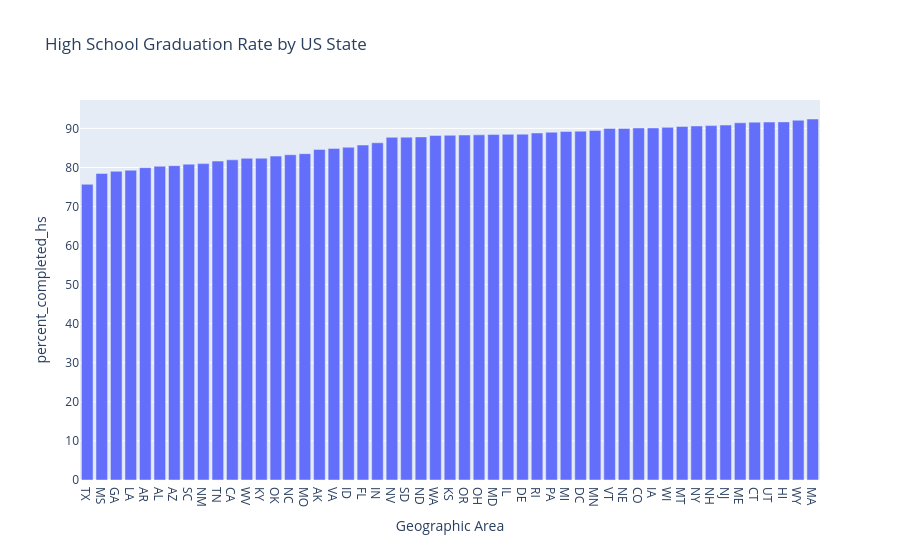

The code cell stored with this chart in its notebook:
### Markdown cell above
# High School Graduation Rate by US State

High School Graduation Rate in ascending order of US States. Which state has the lowest high school graduation rate? Which state has the highest?

### Code cell
df_pct_completed_hs['percent_completed_hs'] = pd.to_numeric(df_pct_completed_hs['percent_completed_hs'], errors='coerce')
hs_by_state = df_pct_completed_hs.groupby('Geographic Area')['percent_completed_hs'].mean().reset_index()
hs_by_state.sort_values('percent_completed_hs', ascending=True, inplace=True)

fig = px.bar(hs_by_state,
             x='Geographic Area',
             y='percent_completed_hs',
             title='High School Graduation Rate by US State')
fig.show()

### Figure 1 — Plotly figure (JSON) as saved in the notebook; plotly's stock layout.template omitted (floating-point values rounded to 4 significant figures)
{"data": [{"hovertemplate": "Geographic Area=%{x}<br>percent_completed_hs=%{y}<extra></extra>", "legendgroup": "", "marker": {"color": "#636efa", "pattern": {"shape": ""}}, "name": "", "orientation": "v", "showlegend": false, "textposition": "auto", "x": ["TX", "MS", "GA", "LA", "AR", "AL", "AZ", "SC", "NM", "TN", "CA", "WV", "KY", "OK", "NC", "MO", "AK", "VA", "ID", "FL", "IN", "NV", "SD", "ND", "WA", "KS", "OR", "OH", "MD", "IL", "DE", "RI", "PA", "MI", "DC", "MN", "VT", "NE", "CO", "IA", "WI", "MT", "NY", "NH", "NJ", "ME", "CT", "UT", "HI", "WY", "MA"], "xaxis": "x", "y": [75.69, 78.47, 79.01, 79.29, 79.95, 80.3, 80.47, 80.85, 80.98, 81.63, 81.96, 82.35, 82.37, 82.91, 83.25, 83.52, 84.63, 84.88, 85.17, 85.74, 86.32, 87.72, 87.75, 87.82, 88.2, 88.23, 88.3, 88.34, 88.42, 88.48, 88.52, 88.82, 89.02, 89.21, 89.3, 89.47, 89.98, 89.99, 90.11, 90.11, 90.26, 90.49, 90.61, 90.71, 90.85, 91.43, 91.59, 91.62, 91.67, 92.1, 92.4], "yaxis": "y", "type": "bar"}], "layout": {"xaxis": {"anchor": "y", "domain": [0.0, 1.0], "title": {"text": "Geographic Area"}}, "yaxis": {"anchor": "x", "domain": [0.0, 1.0], "title": {"text": "percent_completed_hs"}}, "legend": {"tracegroupgap": 0}, "title": {"text": "High School Graduation Rate by US State"}, "barmode": "relative"}}
